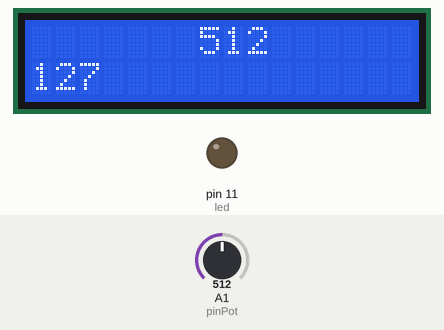
Recording of a sketch running on a simulated Arduino Uno, built with avr-gcc and run on an emulated ATmega328P. On the bench: 16×2 character LCD, output pins drawn as LEDs (lit = HIGH). The inputs (shaded band) are chosen by the test bench; at power-on: A1 (pinPot) = 512. What the sketch prints to the serial monitor is not drawn.

Above: at 1.2 s.
1.3 s: A1 (pinPot) set to 716
At 1.56 s:
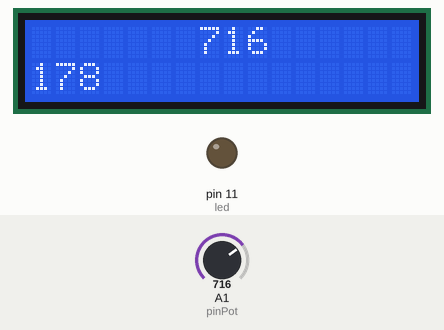
2.8 s: A1 (pinPot) set to 900
At 3.03 s:
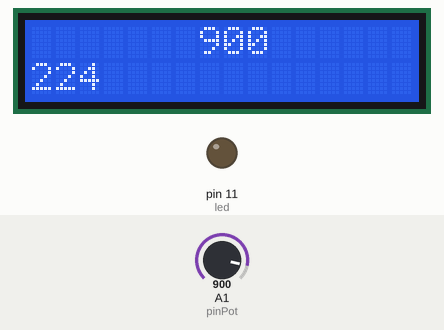
4.3 s: A1 (pinPot) set to 1023
At 4.72 s:
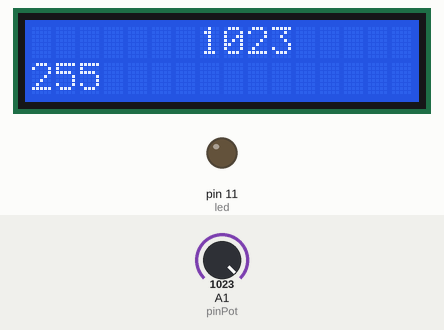
Timing chart, 0 to 7.3 s (numbered marks = the images above; inputs shaded):
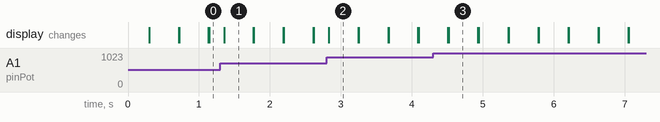

Measured:
- after the input at 1.3 s, the display: changes after 0.05 s (image 1)
- after the input at 4.3 s, the display: first differs from a run without the input after 0.22 s (image 3)
- what the display in image 1 shows lasts 0.4 s, from 1.4 s to 1.8 s

The sketch:

PWM_POT.ino
```cpp
#include <LiquidCrystal_I2C.h>
LiquidCrystal_I2C lcd(0x27, 16, 2);

int led = 11; //deklarasi pin led
int pinPot = A1; //deklarasi pin analog yang terhubung dengan potensio
int nilaiPot = 0; // variabel untuk menyimpan data potensio

void setup() {
  lcd.begin();
  lcd.print ("Potensiometer:  "); // menulis "Potensiometer" pada baris pertama
  lcd.setCursor(0, 1);                  // memindahkan kursor ke baris ke dua
  lcd.backlight();
  pinMode(led, OUTPUT); // Mengatur pin 13 untuk output lampu LED
  Serial.begin(9600); //inisialisasi komunikasi serial pada baudrate 9600
}

void loop() {
  int value = analogRead(pinPot); // read of potentiometer value
  int n = map(value, 0, 1023, 0, 255);
  Serial.println(n);
  lcd.setCursor(0,1);
  lcd.print(n);
  lcd.setCursor(7,0);
  lcd.print(value);

  delay(200);
  lcd.clear();

}
```
